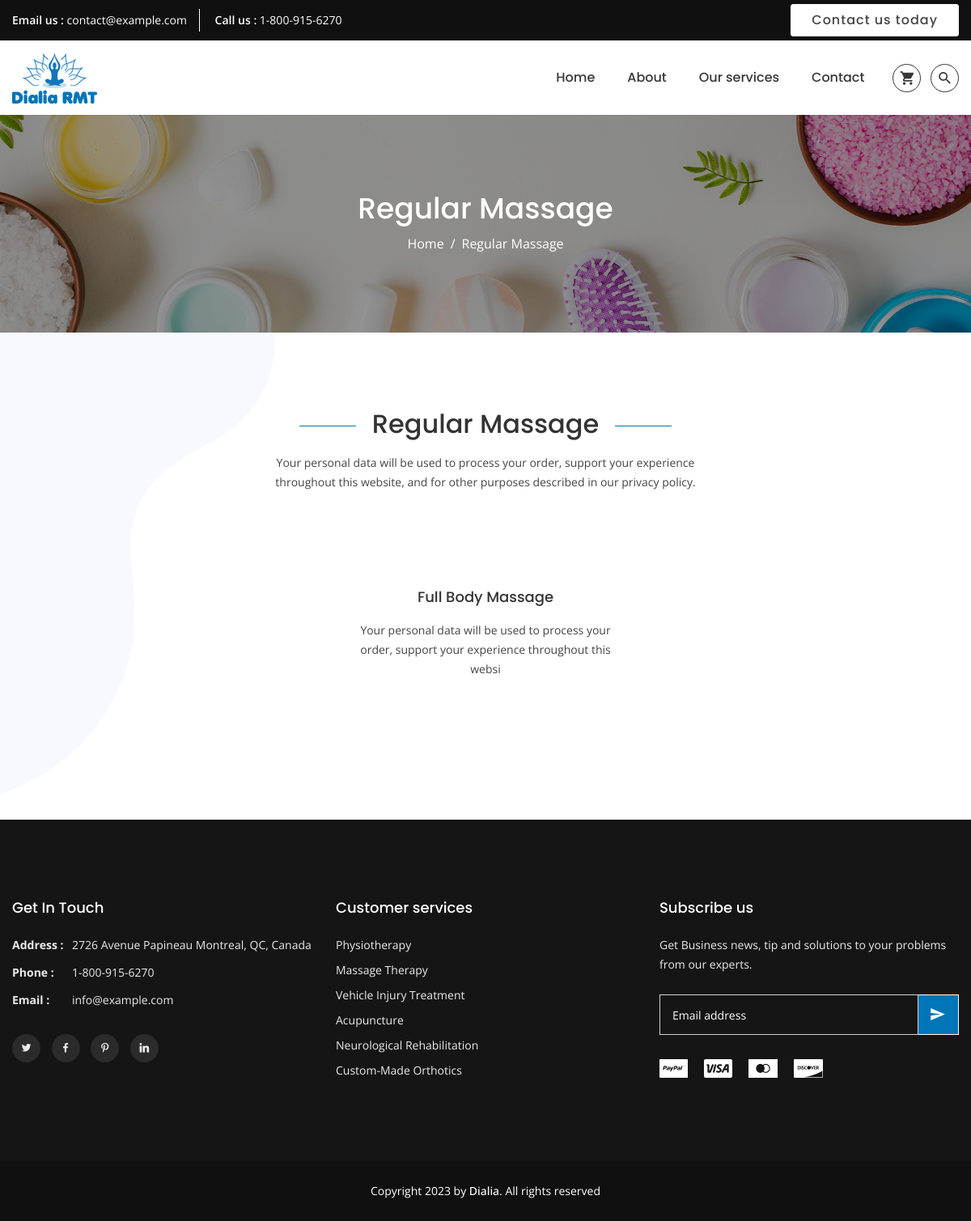
The app's page /regular-massage/ with its own data.
### product/models.py (models this page shows, shortened)
class Category (models.Model):
    title=models.CharField(max_length=255,null=True)
    slug=models.SlugField(max_length=255,null=True)
    image=models.ImageField(upload_to='upload/', blank=True,null=True)
    description=models.TextField(blank=True, null=True)
    ordering=models.IntegerField(default=0)
    class Meta:
        ordering=['ordering']

class SubCategory (models.Model):
    category=models.ForeignKey(Category, related_name='subcategory', on_delete= models.CASCADE)
    title=models.CharField(max_length=255,null=True)
    slug=models.SlugField(max_length=255,null=True)
    description=models.TextField(blank=True, null=True)
    ordering=models.IntegerField(default=0)
    class Meta:
        ordering=['ordering']

### product/views.py (the view)
# urls.py: path('<slug:category_slug>/', views.category,name="category"),
def category (request, category_slug):
    category = get_object_or_404(Category, slug=category_slug)
    context={'category':category}
    return render(request,'category.html',context)

### cart/cart.py (called while the page is built)
    def __len__(self):
        return sum(item['quantity'] for item in self.cart.values())

### cart/context_processors.py (called while the page is built)
def cart(request):
    return {'cart': Cart(request)}

### product/context_processors.py (called while the page is built)
def main_categories(request):
    categories=Category.objects.all()
    return{'main_categories':categories}

def submain_categories(request):
    subcategories=SubCategory.objects.all()
    return{'submain_categories':subcategories}

### product/templates/category.html (shortened to what this page needs)
{% extends 'base.html' %}
{% load static %}
{% block content %}
<div class="tm-breadcrumb-area tm-padding-section" data-bgimage="{% static 'assets/images/bg/breadcrumb-bg.jpg' %}"
data-black-overlay="4">
<div class="container">
    <div class="tm-breadcrumb text-center">
        <h2>{{category.title}}</h2>
        <ul>
            <li><a href="{% url 'home' %}">Home</a></li>
            <li>{{category.title}}</li>
        </ul>
    </div>
</div>
</div>
<main class="main-content">
    <div class="tm-section services-area tm-padding-section bg-white">
        <span class="bg-shape-left"><img src="{% static 'assets/images/icons/bg-shape-1.png' %}" alt="background shape"></span>
        <div class="container">
            <div class="row justify-content-center">
                <div class="col-xl-6 col-lg-8 col-md-10 col-12">
                    <div class="tm-section-title text-center">
                        <h2>{{category.title}}</h2>
                        <p>{{category.description | safe}}</p>
                    </div>
                </div>
            </div>
            <div class="row justify-content-center mt-30-reverse">
                {% for subcategory in submain_categories %}
                <div class="col-lg-4 col-md-6 col-12 mt-30">
                    <div class="tm-service text-center wow fadeInUp">
                        <div class="tm-service-inner">
                            <h5><a href="">{{subcategory.title}}</a></h5>
                            <p>{{subcategory.description | safe | slice:":100"}}</p>
                        </div>
                    </div>
                </div>
                {% endfor %}
            </div>
        </div>
    </div>
    </main>
{% endblock %}

### records on screen
Category: title "Regular Massage", description "Your personal data will be used to process your order, support your experience throughout this website, and for other purposes described in our privacy policy."
SubCategory: title "Full Body Massage", description "Your personal data will be used to process your order, support your experience throughout this websi"
